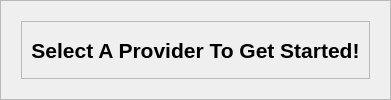
                          <widget class="QFrame" name="browser">
                           <property name="frameShape">
                            <enum>QFrame::Shape::StyledPanel</enum>
                           </property>
                           <property name="frameShadow">
                            <enum>QFrame::Shadow::Raised</enum>
                           </property>
                           <layout class="QVBoxLayout" name="verticalLayout_10">
                            <item>
                             <widget class="QStackedWidget" name="stack2_3">
                              <property name="currentIndex">
                               <number>0</number>
                              </property>
                              <widget class="QWidget" name="page_3">
                               <layout class="QHBoxLayout" name="horizontalLayout_3">
                                <item>
                                 <widget class="QFrame" name="frame_3">
                                  <property name="frameShape">
                                   <enum>QFrame::Shape::StyledPanel</enum>
                                  </property>
                                  <property name="frameShadow">
                                   <enum>QFrame::Shadow::Raised</enum>
                                  </property>
                                  <layout class="QVBoxLayout" name="verticalLayout_12">
                                   <item>
                                    <widget class="QLabel" name="label_3">
                                     <property name="font">
                                      <font>
                                       <pointsize>16</pointsize>
                                       <bold>true</bold>
                                      </font>
                                     </property>
                                     <property name="text">
                                      <string>Select A Provider To Get Started!</string>
                                     </property>
                                     <property name="alignment">
                                      <set>Qt::AlignmentFlag::AlignCenter</set>
                                     </property>
                                    </widget>
                                   </item>
                                  </layout>
                                 </widget>
                                </item>
                               </layout>
                              </widget>
                              <widget class="QWidget" name="page_4"/>
                             </widget>
                            </item>
                           </layout>
                          </widget>
